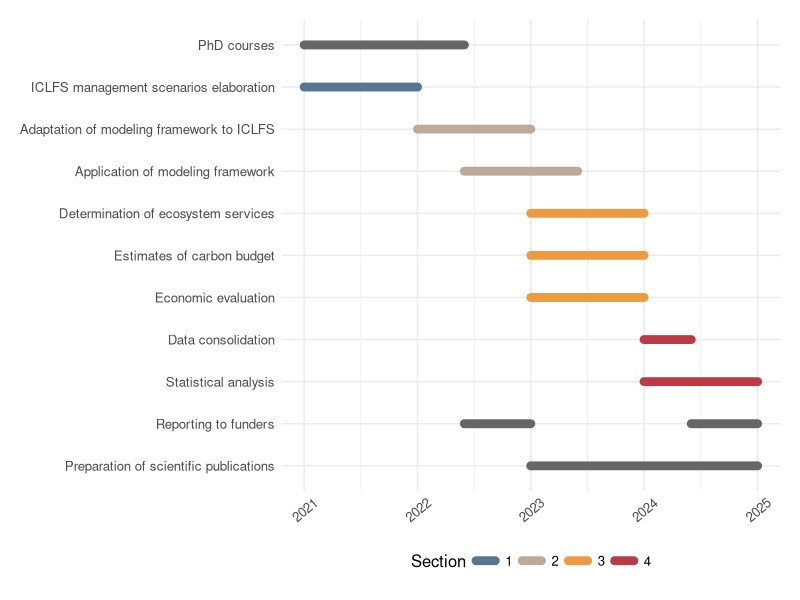

R code for this plot: (Note: this script raises an error after producing the figure.)
## ------------------------------------------------------------------------- ##
####* ------------------------------- HEADER ---------------------------- *####
## ------------------------------------------------------------------------- ##
##
#### Description ####
##
## Script name:   
##
## Description:    
##                 
##                
##                 
##                
##                 
##                
##                
##
## Author:        Hugo Tameirao Seixas
## Contact:       hugo.seixas@alumni.usp.br / tameirao.hugo@gmail.com
##
## Date created:  
## Last update:   
## Last tested:   
##
## Copyright (c) Hugo Tameirao Seixas, 2020
##
## ------------------------------------------------------------------------- ##
##
## Notes:           
##                  
##                               
##
## ------------------------------------------------------------------------- ##
##
#### Libraries ####
##
library(magrittr)
library(lubridate)
library(tidyverse)
##
## ------------------------------------------------------------------------- ##
##
#### Options ####
##
options(scipen = 6, digits = 4) # View outputs in non-scientific notation
##
## ------------------------------------------------------------------------- ##
####* ------------------------------- CODE ------------------------------ *####
## ------------------------------------------------------------------------- ##

####' ----- Load schedule information #### 
timeline <- read_csv(
  file = 'timeline.csv', 
  col_types = cols(activity = col_factor())
  )

####' ----- Mutate variables #### 
timeline %<>%
  mutate(
    activity = reorder(activity, desc(activity)),
    start = dmy(start),
    end = dmy(end),
    section = factor(section)
    )

####' ----- Convert tibble to long format #### 
timeline %<>%
  gather(
    key = 'when', 
    value = 'date', 
    start, 
    end
    )

####' ----- Set palette #### 
colors <- c('#577590', '#BCAA99', '#ED9B40', '#BA3B46')

####' ----- Plot schedule #### 
ggplot(data = timeline) +
  geom_line(
    aes(x = date, y = activity, group = id, color = section), 
    size = 3, 
    lineend = 'round'
    ) +
  scale_x_date(date_labels = '%Y') +
  scale_colour_manual(
    values = colors, 
    na.value = 'gray40', 
    breaks = levels(timeline$section)
    ) +
  labs(color = 'Section') +
  theme_minimal() + 
  theme(
    text = element_text(family = "sans", size = 12), 
    axis.title = element_blank(),
    axis.text.x = element_text(angle = 40, vjust = 0.6),
    plot.margin = margin(0.5, 0.5, 0.5, 0.5, "cm"),
    legend.position = 'bottom'
    ) +
  ggsave(
    filename = 'schedule.pdf', 
    width = 15, 
    height = 12, 
    units = 'cm'
    )

## ------------------------------------------------------------------------- ##
####* ------------------------------- END ------------------------------- *####
## ------------------------------------------------------------------------- ##